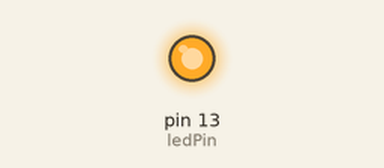
A sketch run on a simulated Arduino Uno, built with avr-gcc and run on an emulated ATmega328P. Parts: output pins drawn as LEDs (lit = HIGH).

Above: at 1.2 s.
At 7.4 s:
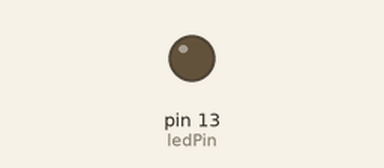
Timing chart, 0 to 13.0 s (numbered marks = the images above):
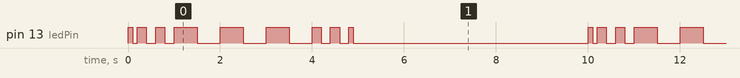

Measured:
- by itself, pin 13 (ledPin): repeats every 10.0 s: LOW 0.10 s, 2 × (HIGH 0.20 s, LOW 0.20 s), 3 × (HIGH 0.50 s, LOW 0.50 s), 2 × (HIGH 0.20 s, LOW 0.20 s), HIGH 0.10 s, LOW 5.1 s, HIGH 0.10 s
- by itself, everything shown: repeats every 10.0 s, in 18 steps

The sketch:

_5_array_set_of_data.ino
```cpp
int ledPin = 13;
int durations[] = {100,200,200,500,500,500,200,200,100};
int delayPeriod = 500;
void setup()
{
  pinMode (ledPin, OUTPUT);
}

void loop()
{
  for (int i=0;i<9;i++)
  {
    flash(durations [i]);
  }
  delay(5000);
}
void flash (int delayPeriod)
{
  digitalWrite (ledPin, HIGH);
  delay (delayPeriod);
  digitalWrite (ledPin, LOW);
  delay (delayPeriod);
}
```
